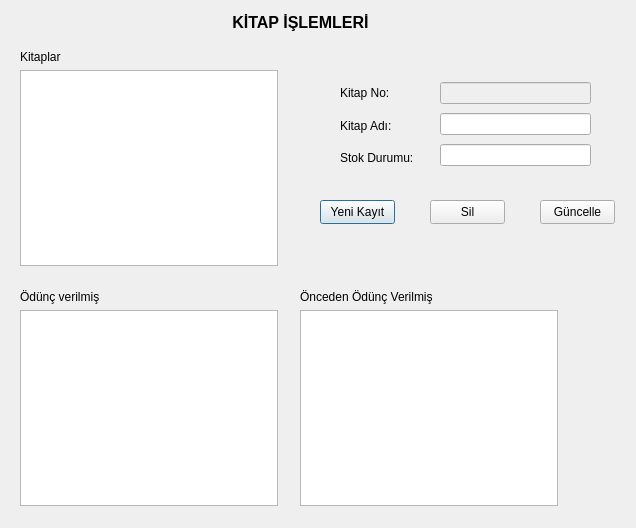
<?xml version="1.0" encoding="UTF-8"?>
<ui version="4.0">
 <class>Kitap_Islem</class>
 <widget class="QDialog" name="Kitap_Islem">
  <property name="geometry">
   <rect>
    <x>0</x>
    <y>0</y>
    <width>636</width>
    <height>528</height>
   </rect>
  </property>
  <property name="windowTitle">
   <string>Dialog</string>
  </property>
  <widget class="QPushButton" name="btn_yeniKayit">
   <property name="geometry">
    <rect>
     <x>320</x>
     <y>200</y>
     <width>75</width>
     <height>24</height>
    </rect>
   </property>
   <property name="text">
    <string>Yeni Kayıt</string>
   </property>
  </widget>
  <widget class="QPushButton" name="btn_sil">
   <property name="geometry">
    <rect>
     <x>430</x>
     <y>200</y>
     <width>75</width>
     <height>24</height>
    </rect>
   </property>
   <property name="text">
    <string>Sil</string>
   </property>
  </widget>
  <widget class="QPushButton" name="btn_guncelle">
   <property name="geometry">
    <rect>
     <x>540</x>
     <y>200</y>
     <width>75</width>
     <height>24</height>
    </rect>
   </property>
   <property name="text">
    <string>Güncelle</string>
   </property>
  </widget>
  <widget class="QLabel" name="label_7">
   <property name="geometry">
    <rect>
     <x>200</x>
     <y>10</y>
     <width>201</width>
     <height>25</height>
    </rect>
   </property>
   <property name="font">
    <font>
     <pointsize>12</pointsize>
     <bold>true</bold>
    </font>
   </property>
   <property name="text">
    <string>KİTAP İŞLEMLERİ</string>
   </property>
   <property name="alignment">
    <set>Qt::AlignCenter</set>
   </property>
  </widget>
  <widget class="QWidget" name="">
   <property name="geometry">
    <rect>
     <x>20</x>
     <y>290</y>
     <width>258</width>
     <height>216</height>
    </rect>
   </property>
   <layout class="QVBoxLayout" name="verticalLayout">
    <item>
     <widget class="QLabel" name="label_2">
      <property name="text">
       <string>Ödünç verilmiş</string>
      </property>
     </widget>
    </item>
    <item>
     <widget class="QTableView" name="tbl_oduncKitaplar"/>
    </item>
   </layout>
  </widget>
  <widget class="QWidget" name="">
   <property name="geometry">
    <rect>
     <x>20</x>
     <y>50</y>
     <width>258</width>
     <height>216</height>
    </rect>
   </property>
   <layout class="QVBoxLayout" name="verticalLayout_2">
    <item>
     <widget class="QLabel" name="label">
      <property name="text">
       <string>Kitaplar</string>
      </property>
     </widget>
    </item>
    <item>
     <widget class="QTableView" name="tbl_kitaplar"/>
    </item>
   </layout>
  </widget>
  <widget class="QWidget" name="">
   <property name="geometry">
    <rect>
     <x>300</x>
     <y>290</y>
     <width>258</width>
     <height>216</height>
    </rect>
   </property>
   <layout class="QVBoxLayout" name="verticalLayout_3">
    <item>
     <widget class="QLabel" name="label_3">
      <property name="text">
       <string>Önceden Ödünç Verilmiş</string>
      </property>
     </widget>
    </item>
    <item>
     <widget class="QTableView" name="tbl_gecmisOduncKitaplar"/>
    </item>
   </layout>
  </widget>
  <widget class="QWidget" name="">
   <property name="geometry">
    <rect>
     <x>340</x>
     <y>80</y>
     <width>91</width>
     <height>91</height>
    </rect>
   </property>
   <layout class="QVBoxLayout" name="verticalLayout_4">
    <item>
     <widget class="QLabel" name="label_5">
      <property name="text">
       <string>Kitap No:</string>
      </property>
     </widget>
    </item>
    <item>
     <widget class="QLabel" name="label_6">
      <property name="text">
       <string>Kitap Adı:</string>
      </property>
     </widget>
    </item>
    <item>
     <widget class="QLabel" name="label_4">
      <property name="text">
       <string>Stok Durumu:</string>
      </property>
     </widget>
    </item>
   </layout>
  </widget>
  <widget class="QWidget" name="">
   <property name="geometry">
    <rect>
     <x>440</x>
     <y>79</y>
     <width>151</width>
     <height>91</height>
    </rect>
   </property>
   <layout class="QVBoxLayout" name="verticalLayout_5">
    <item>
     <widget class="QLineEdit" name="le_kitapNo">
      <property name="enabled">
       <bool>false</bool>
      </property>
     </widget>
    </item>
    <item>
     <widget class="QLineEdit" name="le_kitapAd"/>
    </item>
    <item>
     <widget class="QLineEdit" name="le_kitapStok"/>
    </item>
   </layout>
  </widget>
 </widget>
 <resources/>
 <connections/>
</ui>
